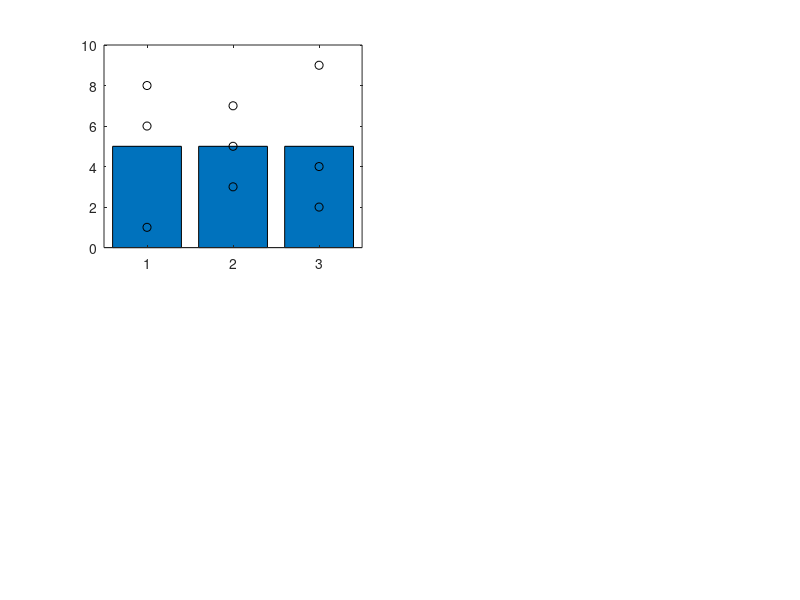

MATLAB code for this plot: (Note: this script raises an error after producing the figure.)
%% box plots and related plots

%% bar plot with data overlaid
subplot(2,2,1);
x = [1:3];
data = magic(3);
groups = {'Control','group2','group3'};

b = bar(x,mean(data,1));
hold on;
for i=1:size(data,2)
    y = data(i,:);
    p(i) = plot(x(i)*ones(size(y)),y,'ko');
end
hold off;
ax = gca;
ax.XTickLabel = groups;
b.FaceColor = [0.5 0.5 0.5];
b.EdgeColor = 'none';

% add jitter to the data
jitter = 0.1;
for i=1:length(p)
    p(i).XData = p(i).XData + jitter*(rand(size(p(i).YData))-0.5);
end

%% bar plot with data overlaid
subplot(2,2,2);
x = [1:3];
data = magic(3);
groups = {'Control','group2','group3'};
barWidth = 0.8;

for i=1:size(data,2)
    y = data(i,:);
    p(i) = plot(x(i)*ones(size(y)),y,'o');
    p(i).MarkerFaceColor = p(i).Color;
    hold on;
    pmean(i) = plot(x(i)+barWidth*[-0.5 0.5],mean(y)*[1 1],'-',...
        'Color',p(i).Color,'LineWidth',2);
end
hold off;
ax = gca;
ax.XTick = x;
ax.XTickLabel = groups;

% add jitter to the data
jitter = 0.1;
for i=1:length(p)
    p(i).XData = p(i).XData + jitter*(rand(size(p(i).YData))-0.5);
end


%%
subplot(2,2,3);
data = magic(3);
groups = {'Control','group2','group3'};
bp = boxplot(data);
% bp = boxplot(magic(3),'plotstyle','compact');
% set(findobj(gcf,'Tag','Median'),'Color',[0 0 0],'LineWidth',2);
ax = gca;
ax.XTickLabel = groups;
